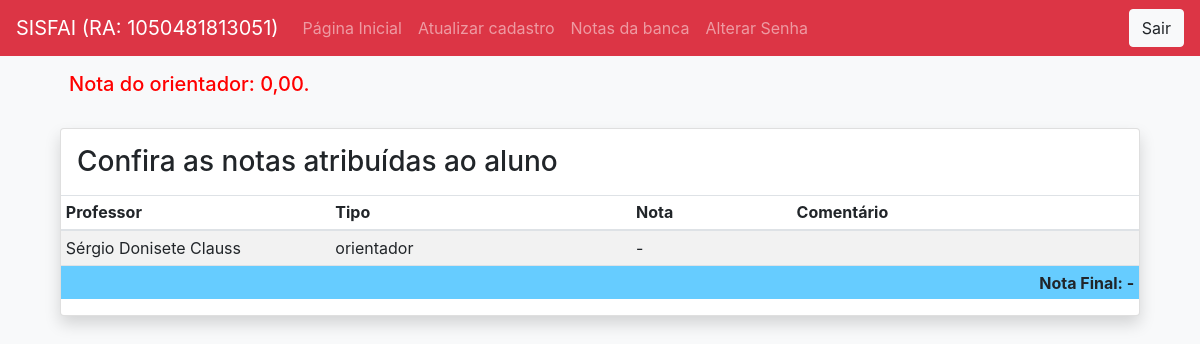
The page /alunos/index.php?p=notas/listar (signed in) on the database its author committed.
### tables this page shows
CREATE TABLE `bancaptg` (
  `codBanca` int(11) NOT NULL,
  `vinculoPTG` int(11) DEFAULT NULL,
  `professor` int(11) NOT NULL,
  `tipoBanca` varchar(10) NOT NULL,
  `notaBanca_Final` float DEFAULT NULL,
  `notaBanca` float NOT NULL,
  `data` datetime DEFAULT NULL,
  `status` int(11) NOT NULL,
  `comentario` text
);

CREATE TABLE `vinculoptg` (
  `id_vinculoPTG` int(11) NOT NULL,
  `professor` int(11) NOT NULL,
  `aluno` bigint(20) NOT NULL,
  `semestre` int(11) NOT NULL,
  `dupla_ptg` bigint(20) DEFAULT NULL,
  `titulo` varchar(100) DEFAULT NULL,
  `primeira_nota` decimal(10,2) DEFAULT NULL,
  `link_video` varchar(100) DEFAULT NULL,
  `link_drive` text
);

CREATE TABLE `docente` (
  `matricula_docente` int(11) NOT NULL,
  `nome_docente` varchar(70) NOT NULL,
  `status_docente` tinyint(1) NOT NULL,
  `TipoUsuario_docente` int(1) DEFAULT '2',
  `qtdHAE` int(11) DEFAULT NULL,
  `senha` varchar(50) DEFAULT NULL,
  `qtdPTG` int(2) NOT NULL,
  `qtdTG` int(2) NOT NULL
);

### class/Aluno.php (called while the page is built, shortened)
<?php
class Aluno {
    private $ra;
    public function setRa($ra) {
        $this->ra = $ra;
    }
    function pesquisarAvaliacaoBancaPTG() {
        try {
            $this->con = new Conectar();
            $sql = "SELECT b.tipoBanca as banca, d.nome_docente as professor, b.notaBanca as nota, b.comentario as comentario, v.primeira_nota as nota_orientador, v.id_vinculoPTG as vinculo "
                    . "FROM bancaptg b, docente d, vinculoptg v "
                    . "WHERE d.matricula_docente = b.professor "
                    . "AND v.id_vinculoPTG = b.vinculoPTG "
                    . "AND v.aluno = ? OR v.dupla_ptg = ?";
            $executar = $this->con->prepare($sql);
            $executar->bindValue(1, $this->ra);
            $executar->bindValue(2, $this->ra);
            return $executar->execute() == 1 ? $executar->fetchAll() : false;
        } catch (PDOException $exc) {
            echo $exc->getMessage();
        }
    }
}

### class/BancaPTG.php (called while the page is built, shortened)
<?php
class BancaPTG {
    private $vinculoPTG;
    public function setVinculoPTG($vinculoPTG): void {
        $this->vinculoPTG = $vinculoPTG;
    }
    function pesquisarNotasBancaPorVinculo() {
        try {
            $this->con = new Conectar();
            $sql = "SELECT b.*, d.nome_docente, d.matricula_docente as mat "
                    . "FROM bancaptg b, docente d "
                    . "WHERE d.matricula_docente = b.professor AND b.vinculoptg = ?";
            $executar = $this->con->prepare($sql);
            $executar->bindValue(1, $this->vinculoPTG);
            return $executar->execute() == 1 ? $executar->fetchAll() : false;
        } catch (PDOException $exc) {
            echo $exc->getMessage();
        }
    }
}

### alunos/notas/notasBancaPTG.php (the view, shortened to what this page needs)
<?php
include_once '../class/BancaPTG.php';
$b = new BancaPTG();
$b->setVinculoPTG($v);
$dados2 = $b->pesquisarNotasBancaPorVinculo();
?>
<div class="row">
    <div class="col-sm-12 col-md-10 ml-4">
        <h5 style="color: red;">Nota do orientador: <?= number_format($nota, 2, ',', '.') ?>.</h5>
    </div>
</div>
<div class="col-sm-12">
    <div class="table-responsive-sm mt-4">
        <div class="card shadow mb-4">
            <table class="table table-striped table-sm">
                <thead>
                    <tr>
                        <th style="width: 25%;">Professor</th>
                        <th>Tipo</th>
                        <th>Nota</th>
                        <th>Comentário</th>
                    </tr>
                </thead>
                <tbody>
                <h3 class="m-3">Confira as notas atribuídas ao aluno</h3>
                <?php
                $media = 0;
                $cont = 0;
                foreach ($dados2 as $mostrar) {
                    ?>
                    <tr>
                        <td class="text-left"><?= $mostrar[9] ?></td>
                        <td><?= $mostrar[3] ?></td>
                        <td><?= ($mostrar[4] == null OR empty($mostrar[4])) ? "-" : number_format($mostrar[4], 2, ',', '.') ?></td>
                        <td class="text-justify"><?= $mostrar[8] ?></td>
                    </tr>
                    <?php
                    $cont++;
                    $media = $media + $mostrar[4];
                }
                $final = $cont != 0 ? (($media / $cont)) + $nota : 0;
                ?>
                </tbody>
                <tfoot style="background: #66ccff; font-weight: bolder;" class="p-3 text-center">
                    <tr>
                        <td colspan="4" class="text-right">
                            Nota Final: <?= ($final == null OR empty($final)) ? "-" : number_format($final, 2, ',', '.') ?>
                        </td>
                    </tr>
                </tfoot>
            </table>
        </div>
    </div>
</div>

### alunos/index.php (style rules this page uses)
* { margin: 0; padding: 0; }

### rows shown on the page
bancaptg: vinculoPTG.primeira_nota "0,00", professor.nome_docente "Sérgio Donisete Clauss", tipoBanca "orientador"

### other values the page prints
$ra "1050481813051"
